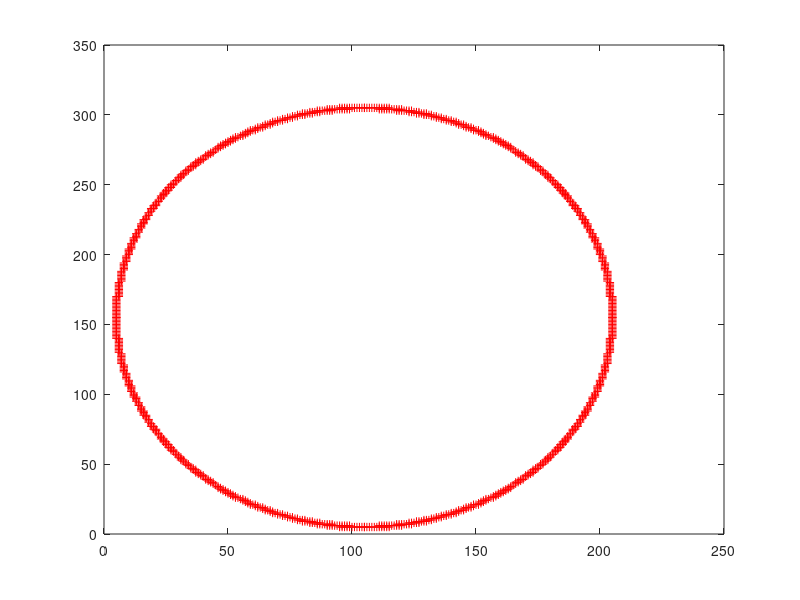

Recreate this plot in MATLAB.
%% will check how many point determine the ellipse

x0=5;
y0=5;
width = 200;
height = 300;
error = 0.01;

% convert to ellipse coordinates
ell_x0 = x0+floor(width/2);
ell_y0 = y0+floor(height/2);
a = floor(width/2);
b = floor(height/2);

ellipse = @(x,y) ((x - ell_x0)/a)^2 + ((y - ell_y0)/b)^2;

x_ellipse = [];
y_ellipse = [];

index = 1;

%first quarter
for i=x0+floor(width/2):x0+width
    for j=y0:(floor(height/2)+y0)
        value = ellipse(i,j);
        if (value >= 1-error) && (value <= 1+error)
            x_ellipse(index) = i;
            y_ellipse(index) = j;
            index=index+1;
        end
    end
end
    
%second quarter
index = numel(x_ellipse)+1;
for i=x0+width:-1:x0+floor(width/2)
    for j=(floor(height/2)+y0):y0+height
        value = ellipse(i,j);
        if (value >= 1-error) && (value <= 1+error)
            x_ellipse(index) = i;
            y_ellipse(index) = j;
            index=index+1;
        end
    end
end
   
%third quarter
index = numel(x_ellipse)+1;
for i=x0+floor(width/2):-1:x0
    for j=y0+height:-1:y0+floor(height/2)
        value = ellipse(i,j);
        if (value >= 1-error) && (value <= 1+error)
            x_ellipse(index) = i;
            y_ellipse(index) = j;
            index=index+1;
        end
    end
end
   
%4th quarter
index = numel(x_ellipse)+1;
for i=x0:x0+floor(width/2)
    for j=y0+floor(height/2):-1:y0
        value = ellipse(i,j);
        if (value >= 1-error) && (value <= 1+error)
            x_ellipse(index) = i;
            y_ellipse(index) = j;
            index=index+1;
        end
    end
end

figure(1);
plot(x_ellipse, y_ellipse, 'r+');
    

    
